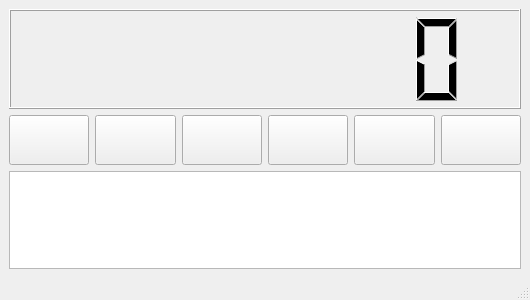
<?xml version="1.0" encoding="UTF-8"?>
<ui version="4.0">
 <class>MainWindow</class>
 <widget class="QMainWindow" name="MainWindow">
  <property name="geometry">
   <rect>
    <x>0</x>
    <y>0</y>
    <width>530</width>
    <height>300</height>
   </rect>
  </property>
  <property name="windowTitle">
   <string>rTimer定时器</string>
  </property>
  <property name="windowIcon">
   <iconset resource="assets.qrc">
    <normaloff>:/assets/favicon.png</normaloff>:/assets/favicon.png</iconset>
  </property>
  <widget class="QWidget" name="centralwidget">
   <layout class="QVBoxLayout" name="verticalLayout">
    <item>
     <widget class="QLCDNumber" name="timer">
      <property name="minimumSize">
       <size>
        <width>0</width>
        <height>100</height>
       </size>
      </property>
      <property name="digitCount">
       <number>8</number>
      </property>
     </widget>
    </item>
    <item>
     <layout class="QHBoxLayout" name="horizontalLayout">
      <item>
       <widget class="QPushButton" name="bt_start">
        <property name="minimumSize">
         <size>
          <width>0</width>
          <height>50</height>
         </size>
        </property>
        <property name="maximumSize">
         <size>
          <width>16777215</width>
          <height>100</height>
         </size>
        </property>
        <property name="toolTip">
         <string>开始计时</string>
        </property>
        <property name="text">
         <string/>
        </property>
        <property name="icon">
         <iconset resource="assets.qrc">
          <normaloff>:/assets/run.png</normaloff>:/assets/run.png</iconset>
        </property>
        <property name="iconSize">
         <size>
          <width>30</width>
          <height>30</height>
         </size>
        </property>
       </widget>
      </item>
      <item>
       <widget class="QPushButton" name="bt_restart">
        <property name="minimumSize">
         <size>
          <width>0</width>
          <height>50</height>
         </size>
        </property>
        <property name="maximumSize">
         <size>
          <width>16777215</width>
          <height>100</height>
         </size>
        </property>
        <property name="toolTip">
         <string>归零</string>
        </property>
        <property name="text">
         <string/>
        </property>
        <property name="icon">
         <iconset resource="assets.qrc">
          <normaloff>:/assets/init.png</normaloff>:/assets/init.png</iconset>
        </property>
        <property name="iconSize">
         <size>
          <width>30</width>
          <height>30</height>
         </size>
        </property>
       </widget>
      </item>
      <item>
       <widget class="QPushButton" name="bt_clear_table">
        <property name="minimumSize">
         <size>
          <width>0</width>
          <height>50</height>
         </size>
        </property>
        <property name="maximumSize">
         <size>
          <width>16777215</width>
          <height>100</height>
         </size>
        </property>
        <property name="toolTip">
         <string>清除表格</string>
        </property>
        <property name="text">
         <string/>
        </property>
        <property name="icon">
         <iconset resource="assets.qrc">
          <normaloff>:/assets/clear_table.png</normaloff>:/assets/clear_table.png</iconset>
        </property>
        <property name="iconSize">
         <size>
          <width>60</width>
          <height>60</height>
         </size>
        </property>
       </widget>
      </item>
      <item>
       <widget class="QPushButton" name="bt_save_csv">
        <property name="minimumSize">
         <size>
          <width>0</width>
          <height>50</height>
         </size>
        </property>
        <property name="maximumSize">
         <size>
          <width>16777215</width>
          <height>100</height>
         </size>
        </property>
        <property name="toolTip">
         <string>将表格保存为csv文件</string>
        </property>
        <property name="text">
         <string/>
        </property>
        <property name="icon">
         <iconset resource="assets.qrc">
          <normaloff>:/assets/save_as_csv.png</normaloff>:/assets/save_as_csv.png</iconset>
        </property>
        <property name="iconSize">
         <size>
          <width>30</width>
          <height>30</height>
         </size>
        </property>
       </widget>
      </item>
      <item>
       <widget class="QPushButton" name="bt_stick">
        <property name="minimumSize">
         <size>
          <width>0</width>
          <height>50</height>
         </size>
        </property>
        <property name="maximumSize">
         <size>
          <width>16777215</width>
          <height>100</height>
         </size>
        </property>
        <property name="toolTip">
         <string>悬浮窗口</string>
        </property>
        <property name="text">
         <string/>
        </property>
        <property name="icon">
         <iconset resource="assets.qrc">
          <normaloff>:/assets/unstcky.png</normaloff>:/assets/unstcky.png</iconset>
        </property>
        <property name="iconSize">
         <size>
          <width>30</width>
          <height>30</height>
         </size>
        </property>
       </widget>
      </item>
      <item>
       <widget class="QPushButton" name="bt_help">
        <property name="minimumSize">
         <size>
          <width>0</width>
          <height>50</height>
         </size>
        </property>
        <property name="maximumSize">
         <size>
          <width>16777215</width>
          <height>100</height>
         </size>
        </property>
        <property name="toolTip">
         <string>帮助</string>
        </property>
        <property name="text">
         <string/>
        </property>
        <property name="icon">
         <iconset resource="assets.qrc">
          <normaloff>:/assets/help.png</normaloff>:/assets/help.png</iconset>
        </property>
        <property name="iconSize">
         <size>
          <width>30</width>
          <height>30</height>
         </size>
        </property>
       </widget>
      </item>
     </layout>
    </item>
    <item>
     <widget class="QTableWidget" name="tb_record">
      <property name="minimumSize">
       <size>
        <width>0</width>
        <height>50</height>
       </size>
      </property>
      <property name="maximumSize">
       <size>
        <width>16777215</width>
        <height>190</height>
       </size>
      </property>
     </widget>
    </item>
   </layout>
  </widget>
  <widget class="QMenuBar" name="menubar">
   <property name="geometry">
    <rect>
     <x>0</x>
     <y>0</y>
     <width>530</width>
     <height>21</height>
    </rect>
   </property>
  </widget>
  <widget class="QStatusBar" name="statusbar"/>
 </widget>
 <resources>
  <include location="assets.qrc"/>
 </resources>
 <connections/>
</ui>
